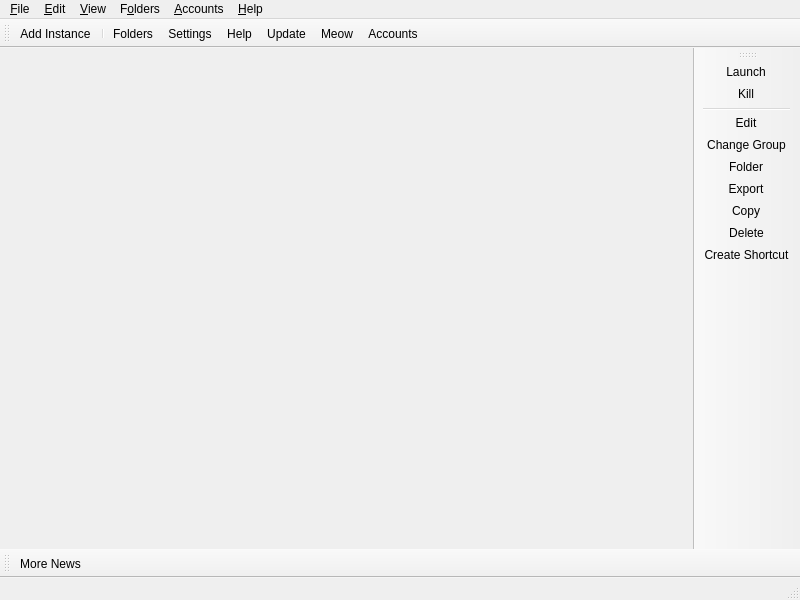
<?xml version="1.0" encoding="UTF-8"?>
<ui version="4.0">
 <class>MainWindow</class>
 <widget class="QMainWindow" name="MainWindow">
  <property name="geometry">
   <rect>
    <x>0</x>
    <y>0</y>
    <width>800</width>
    <height>600</height>
   </rect>
  </property>
  <widget class="QWidget" name="centralWidget">
   <layout class="QHBoxLayout" name="horizontalLayout">
    <property name="spacing">
     <number>0</number>
    </property>
    <property name="leftMargin">
     <number>0</number>
    </property>
    <property name="topMargin">
     <number>0</number>
    </property>
    <property name="rightMargin">
     <number>0</number>
    </property>
    <property name="bottomMargin">
     <number>0</number>
    </property>
   </layout>
  </widget>
  <widget class="QStatusBar" name="statusBar"/>
  <widget class="QToolBar" name="mainToolBar">
   <property name="windowTitle">
    <string>Main Toolbar</string>
   </property>
   <property name="allowedAreas">
    <set>Qt::ToolBarArea::BottomToolBarArea|Qt::ToolBarArea::TopToolBarArea</set>
   </property>
   <property name="toolButtonStyle">
    <enum>Qt::ToolButtonStyle::ToolButtonTextBesideIcon</enum>
   </property>
   <property name="floatable">
    <bool>false</bool>
   </property>
   <attribute name="toolBarArea">
    <enum>TopToolBarArea</enum>
   </attribute>
   <attribute name="toolBarBreak">
    <bool>false</bool>
   </attribute>
   <addaction name="actionAddInstance"/>
   <addaction name="separator"/>
   <addaction name="actionFoldersButton"/>
   <addaction name="actionSettings"/>
   <addaction name="actionHelpButton"/>
   <addaction name="actionCheckUpdate"/>
   <addaction name="actionCAT"/>
   <addaction name="actionAccountsButton"/>
  </widget>
  <widget class="QToolBar" name="newsToolBar">
   <property name="windowTitle">
    <string>News Toolbar</string>
   </property>
   <property name="allowedAreas">
    <set>Qt::ToolBarArea::BottomToolBarArea|Qt::ToolBarArea::TopToolBarArea</set>
   </property>
   <property name="iconSize">
    <size>
     <width>16</width>
     <height>16</height>
    </size>
   </property>
   <property name="toolButtonStyle">
    <enum>Qt::ToolButtonStyle::ToolButtonTextBesideIcon</enum>
   </property>
   <property name="floatable">
    <bool>false</bool>
   </property>
   <attribute name="toolBarArea">
    <enum>BottomToolBarArea</enum>
   </attribute>
   <attribute name="toolBarBreak">
    <bool>false</bool>
   </attribute>
   <addaction name="actionMoreNews"/>
  </widget>
  <widget class="WideBar" name="instanceToolBar">
   <property name="windowTitle">
    <string>Instance Toolbar</string>
   </property>
   <property name="iconSize">
    <size>
     <width>16</width>
     <height>16</height>
    </size>
   </property>
   <property name="toolButtonStyle">
    <enum>Qt::ToolButtonStyle::ToolButtonTextBesideIcon</enum>
   </property>
   <property name="floatable">
    <bool>false</bool>
   </property>
   <property name="useDefaultAction" stdset="0">
    <bool>true</bool>
   </property>
   <attribute name="toolBarArea">
    <enum>RightToolBarArea</enum>
   </attribute>
   <attribute name="toolBarBreak">
    <bool>false</bool>
   </attribute>
   <addaction name="actionLaunchInstance"/>
   <addaction name="actionKillInstance"/>
   <addaction name="separator"/>
   <addaction name="actionEditInstance"/>
   <addaction name="actionChangeInstGroup"/>
   <addaction name="actionViewSelectedInstFolder"/>
   <addaction name="actionExportInstance"/>
   <addaction name="actionCopyInstance"/>
   <addaction name="actionDeleteInstance"/>
   <addaction name="actionCreateInstanceShortcut"/>
  </widget>
  <widget class="QMenuBar" name="menuBar">
   <property name="geometry">
    <rect>
     <x>0</x>
     <y>0</y>
     <width>800</width>
     <height>30</height>
    </rect>
   </property>
   <widget class="QMenu" name="fileMenu">
    <property name="title">
     <string>&amp;File</string>
    </property>
    <property name="toolTipsVisible">
     <bool>true</bool>
    </property>
    <addaction name="actionAddInstance"/>
    <addaction name="separator"/>
    <addaction name="actionLaunchInstance"/>
    <addaction name="actionKillInstance"/>
    <addaction name="separator"/>
    <addaction name="actionEditInstance"/>
    <addaction name="actionChangeInstGroup"/>
    <addaction name="actionViewSelectedInstFolder"/>
    <addaction name="actionExportInstance"/>
    <addaction name="actionCopyInstance"/>
    <addaction name="actionDeleteInstance"/>
    <addaction name="actionCreateInstanceShortcut"/>
    <addaction name="separator"/>
    <addaction name="actionSettings"/>
    <addaction name="actionCloseWindow"/>
   </widget>
   <widget class="QMenu" name="editMenu">
    <property name="title">
     <string>&amp;Edit</string>
    </property>
    <property name="toolTipsVisible">
     <bool>true</bool>
    </property>
    <addaction name="actionUndoTrashInstance"/>
   </widget>
   <widget class="QMenu" name="viewMenu">
    <property name="title">
     <string>&amp;View</string>
    </property>
    <property name="toolTipsVisible">
     <bool>true</bool>
    </property>
    <addaction name="actionChangeTheme"/>
    <addaction name="separator"/>
    <addaction name="actionCAT"/>
    <addaction name="actionToggleStatusBar"/>
    <addaction name="actionLockToolbars"/>
    <addaction name="separator"/>
   </widget>
   <widget class="QMenu" name="foldersMenu">
    <property name="title">
     <string>F&amp;olders</string>
    </property>
    <property name="toolTipsVisible">
     <bool>true</bool>
    </property>
    <addaction name="actionViewLauncherRootFolder"/>
    <addaction name="actionViewLogsFolder"/>
    <addaction name="separator"/>
    <addaction name="actionViewInstanceFolder"/>
    <addaction name="actionViewTemplateFolder"/>
    <addaction name="actionViewIconsFolder"/>
    <addaction name="actionViewCentralModsFolder"/>
    <addaction name="actionViewSkinsFolder"/>
    <addaction name="actionViewJavaFolder"/>

    <addaction name="separator"/>
    <addaction name="actionViewWidgetThemeFolder"/>
    <addaction name="actionViewIconThemeFolder"/>
    <addaction name="actionViewCatPackFolder"/>
   </widget>
   <widget class="QMenu" name="accountsMenu">
    <property name="title">
     <string>&amp;Accounts</string>
    </property>
   </widget>
   <widget class="QMenu" name="helpMenu">
    <property name="title">
     <string>&amp;Help</string>
    </property>
    <property name="toolTipsVisible">
     <bool>true</bool>
    </property>
    <addaction name="actionClearMetadata"/>
    <addaction name="actionReportBug"/>
    <addaction name="actionViewLog"/>
    <addaction name="separator"/>
    <addaction name="actionMATRIX"/>
    <addaction name="actionDISCORD"/>
    <addaction name="actionREDDIT"/>
    <addaction name="separator"/>
    <addaction name="actionMoreNews"/>
    <addaction name="actionCheckUpdate"/>
    <addaction name="actionOpenWiki"/>
    <addaction name="actionAbout"/>
   </widget>
   <addaction name="fileMenu"/>
   <addaction name="editMenu"/>
   <addaction name="viewMenu"/>
   <addaction name="foldersMenu"/>
   <addaction name="accountsMenu"/>
   <addaction name="helpMenu"/>
  </widget>
  <action name="actionMoreNews">
   <property name="icon">
    <iconset theme="news"/>
   </property>
   <property name="text">
    <string>More News...</string>
   </property>
   <property name="toolTip">
    <string>Open the development blog to read more news about %1.</string>
   </property>
  </action>
  <action name="actionCAT">
   <property name="checkable">
    <bool>true</bool>
   </property>
   <property name="icon">
    <iconset theme="cat"/>
   </property>
   <property name="text">
    <string>&amp;Meow</string>
   </property>
   <property name="toolTip">
    <string>It's a fluffy kitty :3</string>
   </property>
  </action>
  <action name="actionToggleStatusBar">
   <property name="checkable">
    <bool>true</bool>
   </property>
   <property name="text">
    <string>Status Bar</string>
   </property>
  </action>
  <action name="actionLockToolbars">
   <property name="checkable">
    <bool>true</bool>
   </property>
   <property name="text">
    <string>Lock Toolbars</string>
   </property>
  </action>
  <action name="actionUndoTrashInstance">
   <property name="enabled">
    <bool>false</bool>
   </property>
   <property name="text">
    <string>&amp;Undo Last Instance Deletion</string>
   </property>
  </action>
  <action name="actionAddInstance">
   <property name="icon">
    <iconset theme="new"/>
   </property>
   <property name="text">
    <string>Add Instanc&amp;e...</string>
   </property>
   <property name="toolTip">
    <string>Add a new instance.</string>
   </property>
  </action>
  <action name="actionCheckUpdate">
   <property name="icon">
    <iconset theme="checkupdate"/>
   </property>
   <property name="text">
    <string>&amp;Update...</string>
   </property>
   <property name="toolTip">
    <string>Check for new updates for %1.</string>
   </property>
   <property name="menuRole">
    <enum>QAction::MenuRole::ApplicationSpecificRole</enum>
   </property>
  </action>
  <action name="actionSettings">
   <property name="icon">
    <iconset theme="settings"/>
   </property>
   <property name="text">
    <string>Setti&amp;ngs...</string>
   </property>
   <property name="toolTip">
    <string>Change settings.</string>
   </property>
   <property name="menuRole">
    <enum>QAction::MenuRole::PreferencesRole</enum>
   </property>
  </action>
  <action name="actionManageSkins">
   <property name="icon">
    <iconset theme="settings"/>
   </property>
   <property name="text">
    <string>Manage &amp;Skins...</string>
   </property>
  </action>
  <action name="actionManageAccounts">
   <property name="icon">
    <iconset theme="accounts"/>
   </property>
   <property name="text">
    <string>&amp;Manage Accounts...</string>
   </property>
  </action>
  <action name="actionLaunchInstance">
   <property name="icon">
    <iconset theme="launch"/>
   </property>
   <property name="text">
    <string>&amp;Launch</string>
   </property>
   <property name="toolTip">
    <string>Launch the selected instance.</string>
   </property>
  </action>
  <action name="actionKillInstance">
   <property name="icon">
    <iconset theme="status-bad"/>
   </property>
   <property name="text">
    <string>&amp;Kill</string>
   </property>
   <property name="toolTip">
    <string>Kill the running instance.</string>
   </property>
   <property name="shortcut">
    <string>Ctrl+K</string>
   </property>
  </action>
  <action name="actionRenameInstance">
   <property name="icon">
    <iconset theme="rename"/>
   </property>
   <property name="text">
    <string>Rename</string>
   </property>
   <property name="toolTip">
    <string>Rename the selected instance.</string>
   </property>
  </action>
  <action name="actionChangeInstGroup">
   <property name="icon">
    <iconset theme="tag"/>
   </property>
   <property name="text">
    <string>&amp;Change Group...</string>
   </property>
   <property name="toolTip">
    <string>Change the selected instance's group.</string>
   </property>
   <property name="shortcut">
    <string>Ctrl+G</string>
   </property>
  </action>
  <action name="actionChangeInstIcon">
   <property name="text">
    <string>Change Icon</string>
   </property>
   <property name="toolTip">
    <string>Change the selected instance's icon.</string>
   </property>
  </action>
  <action name="actionEditInstance">
   <property name="icon">
    <iconset theme="settings"/>
   </property>
   <property name="text">
    <string>&amp;Edit...</string>
   </property>
   <property name="toolTip">
    <string>Change the instance settings, mods and versions.</string>
   </property>
   <property name="shortcut">
    <string>Ctrl+I</string>
   </property>
  </action>
  <action name="actionViewSelectedInstFolder">
   <property name="icon">
    <iconset theme="viewfolder"/>
   </property>
   <property name="text">
    <string>&amp;Folder</string>
   </property>
   <property name="toolTip">
    <string>Open the selected instance's root folder in a file browser.</string>
   </property>
  </action>
  <action name="actionDeleteInstance">
   <property name="icon">
    <iconset theme="delete"/>
   </property>
   <property name="text">
    <string>Dele&amp;te</string>
   </property>
   <property name="toolTip">
    <string>Delete the selected instance.</string>
   </property>
   <property name="autoRepeat">
    <bool>false</bool>
   </property>
  </action>
  <action name="actionCopyInstance">
   <property name="icon">
    <iconset theme="copy"/>
   </property>
   <property name="text">
    <string>Cop&amp;y...</string>
   </property>
   <property name="toolTip">
    <string>Copy the selected instance.</string>
   </property>
   <property name="shortcut">
    <string>Ctrl+D</string>
   </property>
  </action>
  <action name="actionExportInstance">
   <property name="icon">
    <iconset theme="export"/>
   </property>
   <property name="text">
    <string>E&amp;xport...</string>
   </property>
   <property name="toolTip">
    <string>Export the selected instance to supported formats.</string>
   </property>
  </action>
  <action name="actionExportInstanceZip">
   <property name="icon">
    <iconset theme="launcher"/>
   </property>
   <property name="text">
    <string>Prism Launcher (zip)</string>
   </property>
  </action>
  <action name="actionExportInstanceMrPack">
   <property name="icon">
    <iconset theme="modrinth"/>
   </property>
   <property name="text">
    <string>Modrinth (mrpack)</string>
   </property>
  </action>
  <action name="actionExportInstanceFlamePack">
   <property name="icon">
    <iconset theme="flame"/>
   </property>
   <property name="text">
    <string>CurseForge (zip)</string>
   </property>
  </action>
  <action name="actionCreateInstanceShortcut">
   <property name="icon">
    <iconset theme="shortcut"/>
   </property>
   <property name="text">
    <string>Create Shortcut</string>
   </property>
   <property name="toolTip">
    <string>Creates a shortcut on a selected folder to launch the selected instance.</string>
   </property>
  </action>
  <action name="actionNoAccountsAdded">
   <property name="icon">
    <iconset theme="noaccount"/>
   </property>
   <property name="text">
    <string>No accounts added!</string>
   </property>
  </action>
  <action name="actionNoDefaultAccount">
   <property name="checkable">
    <bool>true</bool>
   </property>
   <property name="icon">
    <iconset theme="noaccount"/>
   </property>
   <property name="text">
    <string>No Default Account</string>
   </property>
   <property name="shortcut">
    <string>Ctrl+0</string>
   </property>
  </action>
  <action name="actionCloseWindow">
   <property name="icon">
    <iconset theme="status-bad"/>
   </property>
   <property name="text">
    <string>Close &amp;Window</string>
   </property>
   <property name="toolTip">
    <string>Close the current window</string>
   </property>
   <property name="menuRole">
    <enum>QAction::MenuRole::NoRole</enum>
   </property>
  </action>
  <action name="actionViewInstanceFolder">
   <property name="icon">
    <iconset theme="viewfolder"/>
   </property>
   <property name="text">
    <string>I&amp;nstances</string>
   </property>
   <property name="toolTip">
    <string>Open the instances folder in a file browser.</string>
   </property>
  </action>
  <action name="actionViewLauncherRootFolder">
   <property name="icon">
    <iconset theme="viewfolder"/>
   </property>
   <property name="text">
    <string>Launcher &amp;Data</string>
   </property>
   <property name="toolTip">
    <string>Open the launcher's root folder in a file browser.</string>
   </property>
  </action>
  <action name="actionViewCentralModsFolder">
   <property name="icon">
    <iconset theme="centralmods"/>
   </property>
   <property name="text">
    <string>&amp;Mods (Quick Access)</string>
   </property>
   <property name="toolTip">
    <string>Open the mods folder in a file browser.</string>
   </property>
  </action>
  <action name="actionViewSkinsFolder">
   <property name="icon">
    <iconset theme="viewfolder"/>
   </property>
   <property name="text">
    <string>&amp;Skins</string>
   </property>
   <property name="toolTip">
    <string>Open the skins folder in a file browser.</string>
   </property>
  </action>
  <action name="actionViewIconsFolder">
   <property name="icon">
    <iconset theme="viewfolder"/>
   </property>
   <property name="text">
    <string>Instance &amp;Icons</string>
   </property>
   <property name="toolTip">
    <string>Open the instance icons folder in a file browser.</string>
   </property>
  </action>
  <action name="actionViewLogsFolder">
   <property name="icon">
    <iconset theme="viewfolder"/>
   </property>
   <property name="text">
    <string>Launcher &amp;Logs</string>
   </property>
   <property name="toolTip">
    <string>Open the logs folder in a file browser.</string>
   </property>
  </action>
  <action name="actionChangeTheme">
   <property name="text">
    <string>Themes</string>
   </property>
  </action>
  <action name="actionReportBug">
   <property name="icon">
    <iconset theme="bug"/>
   </property>
   <property name="text">
    <string>Report a Bug or Suggest a Feature</string>
   </property>
   <property name="toolTip">
    <string>Open the bug tracker to report a bug with %1.</string>
   </property>
  </action>
  <action name="actionDISCORD">
   <property name="icon">
    <iconset theme="discord"/>
   </property>
   <property name="text">
    <string>&amp;Discord Guild</string>
   </property>
   <property name="toolTip">
    <string>Open %1 Discord guild.</string>
   </property>
  </action>
  <action name="actionMATRIX">
   <property name="icon">
    <iconset theme="matrix"/>
   </property>
   <property name="text">
    <string>&amp;Matrix Space</string>
   </property>
   <property name="toolTip">
    <string>Open %1 Matrix space.</string>
   </property>
  </action>
  <action name="actionREDDIT">
   <property name="icon">
    <iconset theme="reddit-alien"/>
   </property>
   <property name="text">
    <string>Sub&amp;reddit</string>
   </property>
   <property name="toolTip">
    <string>Open %1 subreddit.</string>
   </property>
  </action>
  <action name="actionAbout">
   <property name="icon">
    <iconset theme="about"/>
   </property>
   <property name="text">
    <string>&amp;About %1</string>
   </property>
   <property name="toolTip">
    <string>View information about %1.</string>
   </property>
   <property name="menuRole">
    <enum>QAction::MenuRole::AboutRole</enum>
   </property>
  </action>
  <action name="actionClearMetadata">
   <property name="icon">
    <iconset theme="refresh"/>
   </property>
   <property name="text">
    <string>&amp;Clear Metadata Cache</string>
   </property>
   <property name="toolTip">
    <string>Clear cached metadata</string>
   </property>
  </action>
  <action name="actionViewLog">
   <property name="icon">
    <iconset theme="log"/>
   </property>
   <property name="text">
    <string>View logs</string>
   </property>
   <property name="toolTip">
    <string>View current and previous launcher logs</string>
   </property>
  </action>
  <action name="actionFoldersButton">
   <property name="icon">
    <iconset theme="viewfolder"/>
   </property>
   <property name="text">
    <string>Folders</string>
   </property>
   <property name="toolTip">
    <string>Open one of the folders shared between instances.</string>
   </property>
  </action>
  <action name="actionHelpButton">
   <property name="icon">
    <iconset theme="help"/>
   </property>
   <property name="text">
    <string>Help</string>
   </property>
   <property name="toolTip">
    <string>Get help with %1 or Minecraft.</string>
   </property>
  </action>
  <action name="actionAccountsButton">
   <property name="icon">
    <iconset theme="noaccount"/>
   </property>
   <property name="text">
    <string>Accounts</string>
   </property>
  </action>
  <action name="actionOpenWiki">
   <property name="icon">
    <iconset theme="help"/>
   </property>
   <property name="text">
    <string>%1 &amp;Wiki</string>
   </property>
   <property name="toolTip">
    <string>Open the %1 wiki</string>
   </property>
  </action>
  <action name="actionViewWidgetThemeFolder">
   <property name="icon">
    <iconset theme="viewfolder"/>
   </property>
   <property name="text">
    <string>&amp;Widget Themes</string>
   </property>
   <property name="toolTip">
    <string>Open the widget themes folder in a file browser.</string>
   </property>
  </action>
  <action name="actionViewIconThemeFolder">
   <property name="icon">
    <iconset theme="viewfolder"/>
   </property>
   <property name="text">
    <string>I&amp;con Themes</string>
   </property>
   <property name="toolTip">
    <string>Open the icon theme folder in a file browser.</string>
   </property>
  </action>
  <action name="actionViewCatPackFolder">
   <property name="icon">
    <iconset theme="viewfolder"/>
   </property>
   <property name="text">
    <string>&amp;Cat Packs</string>
   </property>
   <property name="toolTip">
    <string>Open the cat packs folder in a file browser.</string>
   </property>
  </action>
  <action name="actionViewJavaFolder">
   <property name="icon">
    <iconset theme="viewfolder"/>
   </property>
   <property name="text">
    <string>&amp;Auto Downloaded Java</string>
   </property>
   <property name="toolTip">
    <string>Open the Java folder in a file browser. Only available if the built-in Java downloader is used.</string>
   </property>
  </action>
  <action name="actionViewTemplateFolder">
   <property name="icon">
    <iconset theme="viewfolder"/>
   </property>
   <property name="text">
    <string>Instance &amp;Template</string>
   </property>
   <property name="toolTip">
    <string>Open the template folder in a file browser.</string>
   </property>
  </action>
 </widget>
 <customwidgets>
  <customwidget>
   <class>WideBar</class>
   <extends>QToolBar</extends>
   <header>ui/widgets/WideBar.h</header>
  </customwidget>
 </customwidgets>
 <resources/>
 <connections/>
</ui>
